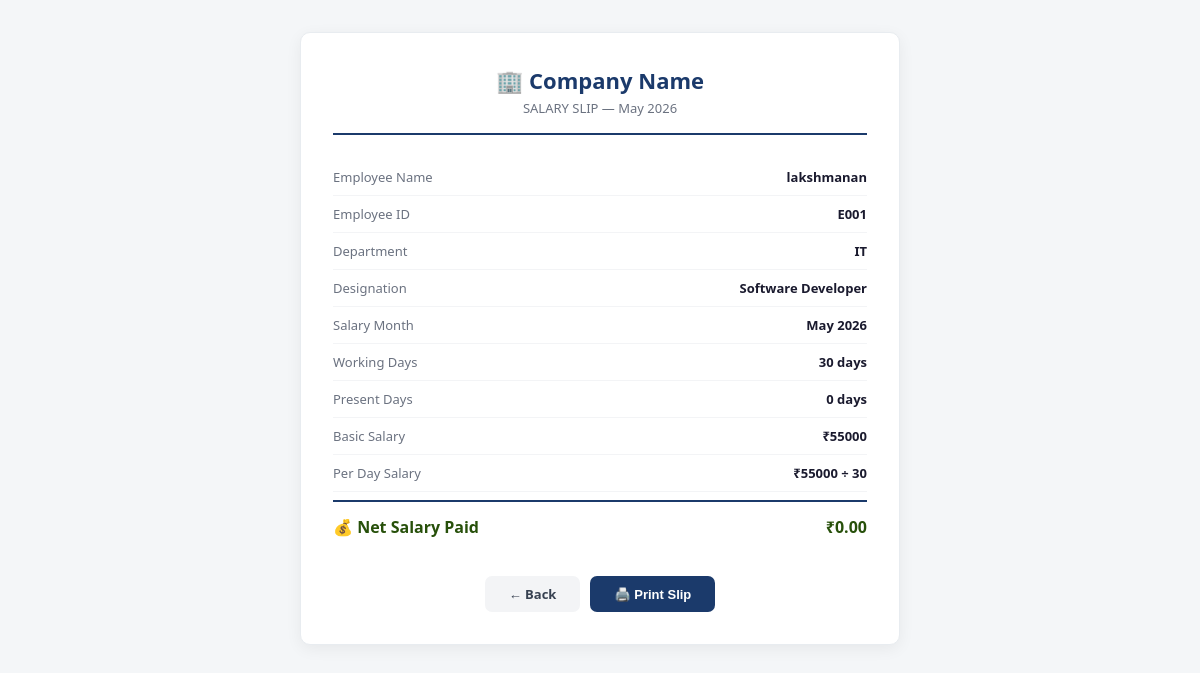
Page /emp-salary-slip/1/2026/May/ on the committed database.
### app/models.py (models this page shows, shortened)
class emp_Salary(models.Model):
    employee = models.ForeignKey(Employees, on_delete=models.CASCADE)
    month = models.CharField(max_length=20)
    year = models.IntegerField()
    present_days = models.IntegerField(default=0)
    salary = models.DecimalField(max_digits=10, decimal_places=2, default=0)

class Employees(models.Model):
    user = models.OneToOneField(CustomUser, on_delete=models.CASCADE, null=True, blank=True)
    name = models.CharField(max_length=100)
    emp_id = models.CharField(max_length=20, unique=True, blank=True)
    Gender = models.CharField(choices=[('Male','Male'),('Female','Female'),('Other','Other')], max_length=10)
    phone = models.BigIntegerField()
    depertment = models.CharField(choices=[
        ('HR','HR'),('IT','IT'),('Finance','Finance'),
        ('Marketing','Marketing'),('Sales','Sales')
    ], max_length=20)
    designation = models.CharField(max_length=50)
    salary = models.IntegerField(default=0)
    photo = models.ImageField(upload_to='image/', blank=True, null=True)

### app/views.py (the view)
def employee_salary_slip(request, sal_id, sal_year, sal_month):
    salary = get_object_or_404(
        emp_Salary,
        employee__id=sal_id,
        month=sal_month,
        year=sal_year,
    )
    return render(request, 'emp_salary_slip.html', {'i': salary})

### app/templates/emp_salary_slip.html (shortened to what this page needs)
<!DOCTYPE html>
<html lang="en">
<head>
</head>
<body>
<div class="slip">
  <div class="slip-header">
    <div class="company">🏢 Company Name</div>
    <div class="slip-title">SALARY SLIP — {{ i.month }} {{ i.year }}</div>
  </div>
  <div class="row">
    <span class="row-label">Employee Name</span>
    <span class="row-val">{{ i.employee.name }}</span>
  </div>
  <div class="row">
    <span class="row-label">Employee ID</span>
    <span class="row-val">{{ i.employee.emp_id }}</span>
  </div>
  <div class="row">
    <span class="row-label">Department</span>
    <span class="row-val">{{ i.employee.depertment }}</span>
  </div>
  <div class="row">
    <span class="row-label">Designation</span>
    <span class="row-val">{{ i.employee.designation }}</span>
  </div>
  <div class="row">
    <span class="row-label">Salary Month</span>
    <span class="row-val">{{ i.month }} {{ i.year }}</span>
  </div>
  <div class="row">
    <span class="row-label">Working Days</span>
    <span class="row-val">30 days</span>
  </div>
  <div class="row">
    <span class="row-label">Present Days</span>
    <span class="row-val">{{ i.present_days }} days</span>
  </div>
  <div class="row">
    <span class="row-label">Basic Salary</span>
    <span class="row-val">₹{{ i.employee.salary }}</span>
  </div>
  <div class="row">
    <span class="row-label">Per Day Salary</span>
    <span class="row-val">₹{{ i.employee.salary }} ÷ 30</span>
  </div>
  <div class="total-row">
    <span>💰 Net Salary Paid</span>
    <span>₹{{ i.salary }}</span>
  </div>
  <div class="btn-row">
    <a href="{% url 'emp-salary' %}" class="btn btn-secondary">← Back</a>
    <button onclick="window.print()" class="btn btn-primary">🖨️ Print Slip</button>
  </div>
</div>
</body>
</html>

### app/templates/emp_salary_slip.html (style rules this page uses)
* { box-sizing:border-box;margin:0;padding:0 }
body { font-family:'Segoe UI',sans-serif;background:#F4F6F8;padding:2rem }
.slip { background:#fff;border:1px solid #E8ECF0;border-radius:10px;padding:2rem;max-width:600px;margin:0 auto;box-shadow:0 4px 16px rgba(0,0,0,0.06) }
.slip-header { text-align:center;border-bottom:2px solid #1B3A6B;padding-bottom:1rem;margin-bottom:1.5rem }
.company { font-size:22px;font-weight:700;color:#1B3A6B }
.slip-title { font-size:13px;color:#6B7280;margin-top:4px;font-weight:500 }
.row { display:flex;justify-content:space-between;padding:9px 0;border-bottom:1px solid #F3F4F6;font-size:13px }
.row-label { color:#6B7280;font-weight:500 }
.row-val { font-weight:600;color:#1a1a2e }
.total-row { display:flex;justify-content:space-between;padding:14px 0;font-size:16px;font-weight:700;color:#27500A;border-top:2px solid #1B3A6B;margin-top:8px }
.btn-row { display:flex;gap:10px;justify-content:center;margin-top:1.5rem }
.btn { font-size:13px;font-weight:600;padding:9px 24px;border-radius:7px;cursor:pointer;border:none;text-decoration:none;display:inline-block }
.btn-primary { background:#1B3A6B;color:#fff }
.btn-secondary { background:#F3F4F6;color:#374151 }

### rows in the picture
emp_Salary: month "May", year "2026", employee.name "lakshmanan", employee.emp_id "E001", employee.depertment "IT", employee.designation "Software Developer", present_days "0", employee.salary "55000", salary "0.00"
